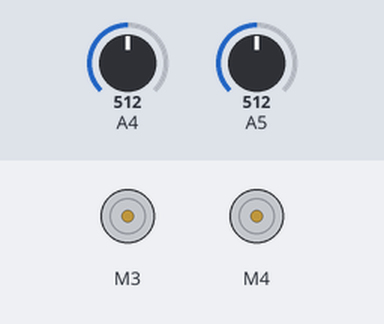
The sketch below on a simulated Arduino Uno, built with avr-gcc and run on an emulated ATmega328P. On the bench: 2 × DC motor (green arrow = forward, orange = backward, longer = faster). The inputs (shaded band) are chosen by the test bench; at power-on: A5 = 512, A4 = 512.

Above: at 1.2 s.
1.3 s: A5 set to 716
At 2.5 s:
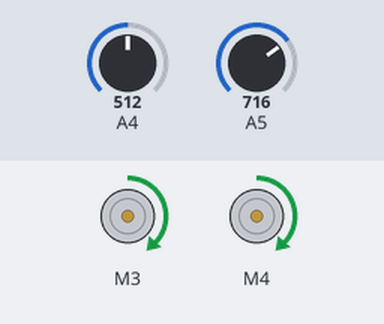
2.8 s: A4 set to 716
At 3.7 s:
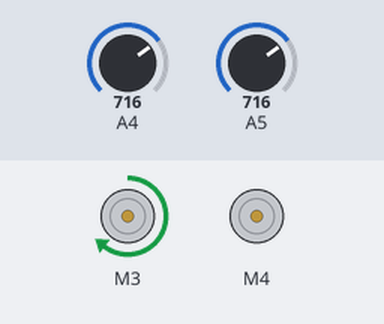
4.3 s: A5 set to 540
At 4.8 s:
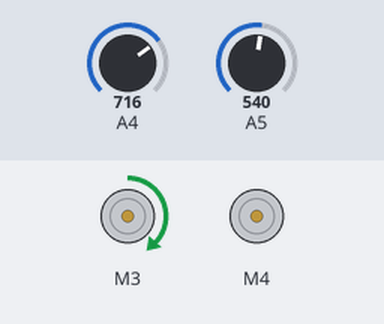
5.8 s: A4 set to 900
At 7.0 s:
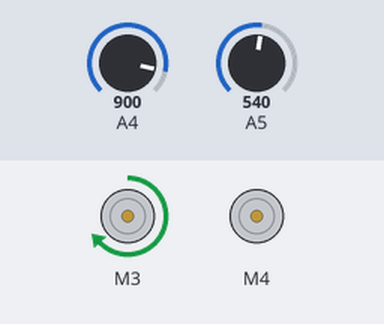
7.3 s: A5 set to 480
8.8 s: A5 set to 462
At 9.4 s:
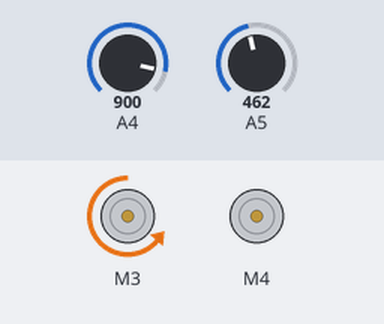
Timing chart, 0 to 11.3 s (numbered marks = the images above; inputs shaded):
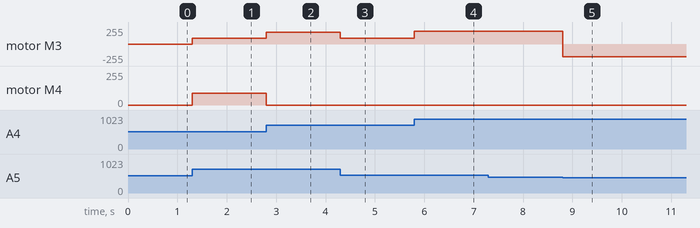

The sketch:

arabot_joy.ino
```cpp
#include <AFMotor.h>

int motorSpeedL = 0;
int motorSpeedR = 0;
AF_DCMotor motorL(3);
AF_DCMotor motorR(4);

void setup() {
  motorL.setSpeed(0);
  motorR.setSpeed(0);
  motorL.run(RELEASE);
  motorR.run(RELEASE);
}

void loop() {
  int xAxis = analogRead(A4); // Leitura do eixo X do Joystick
  int yAxis = analogRead(A5); // Leitura do eixo Y do Joystick

  // Eixo Y usado para controle para frente e para trás
  if (yAxis > 550) {
    motorL.run(FORWARD);
    motorR.run(FORWARD);
    // Converter as leituras crescentes do eixo Y para andar para frente ao posicionar o joystick de 550 até 1023, ou equivalentemente, enviando um sinal PWM de 0 até 255 para aumentar a velocidade do motor
    motorSpeedL = map(yAxis, 550, 1023, 0, 255);
    motorSpeedR = map(yAxis, 550, 1023, 0, 255);
  }
  else if (yAxis < 470) {
    motorL.run(BACKWARD);
    motorR.run(BACKWARD);
    // Converter as leituras decrescentes do eixo Y para andar para trás ao posicionar o joystick de 470 até 0, ou equivalentemente, enviando um sinal PWM de 0 até 255 para aumentar a velocidade do motor
    motorSpeedL = map(yAxis, 470, 0, 0, 255);
    motorSpeedR = map(yAxis, 470, 0, 0, 255);
  }
  // Se o joystick ficar no meio, os motores não se movem
  else {
    motorSpeedL = 0;
    motorSpeedR = 0;
  }

  // Eixo X usado para controle direção esquerda/direita
  if (xAxis < 470) {
    // Converter as leituras decrescentes de 470 a 0 referentes ao eixo X do joystick em valores crescentes de sinal PWM, respectivamente de 0 a 255
    int xMapped = map(xAxis, 470, 0, 0, 255);
    // Girar para a esquerda - diminuir a velocidade do motor da esquerda, aumentar a velocidade do motor da direita
    motorSpeedL = motorSpeedL - xMapped;
    motorSpeedR = motorSpeedR + xMapped;
    // Confinar o sinal PWM no intervalo de 0 a 255
    if (motorSpeedL < 0) {
      motorSpeedL = 0;
    }
    if (motorSpeedR > 255) {
      motorSpeedR = 255;
    }
  }
  if (xAxis > 550) {
    // Converter as leituras crescentes de 550 a 1023 referentes ao do eixo X do joystick em valores crescentes de sinal PWM, respectivamente de 0 a 255
    int xMapped = map(xAxis, 550, 1023, 0, 255);
    // Girar para a direita - diminuir a velocidade do motor da direita, aumentar a velocidade do motor da esquerda
    motorSpeedL = motorSpeedL + xMapped;
    motorSpeedR = motorSpeedR - xMapped;
    // Confinar o sinal PWM no intervalo de 0 a 255
    if (motorSpeedL > 255) {
      motorSpeedL = 255;
    }
    if (motorSpeedR < 0) {
      motorSpeedR = 0;
    }
  }
  // Evitar zumbidos em baixas velocidades (ajuste de acordo com seus motores. Meus motores não começariam a se mover se o valor de PWM estivesse abaixo do valor de 70)
  if (motorSpeedL < 70) {
    motorSpeedL = 0;
  }
  if (motorSpeedR < 70) {
    motorSpeedR = 0;
  }
  motorL.setSpeed(motorSpeedL); // Enviar sinal PWM para o motor da esquerda
  motorR.setSpeed(motorSpeedR); // Enviar sinal PWM para o motor da direita
}
```

Measured:
- the behaviour switches between 470 and 469 on A5 (found by bisection; images 4 and 5)
- after the input at 1.3 s, motor M3, motor M4: stopped → forward 89/255 at once
- after the input at 2.8 s, motor M3: forward 89/255 → forward 178/255 at once; motor M4: forward 89/255 → stopped at once
- after the input at 4.3 s, motor M3: forward 178/255 → forward 89/255 at once
- after the input at 5.8 s, motor M3: forward 89/255 → forward 188/255 at once
- after the input at 7.3 s, every drawn part: stays the same
- after the input at 8.8 s, motor M3: forward 188/255 → backward 192/255 at once
